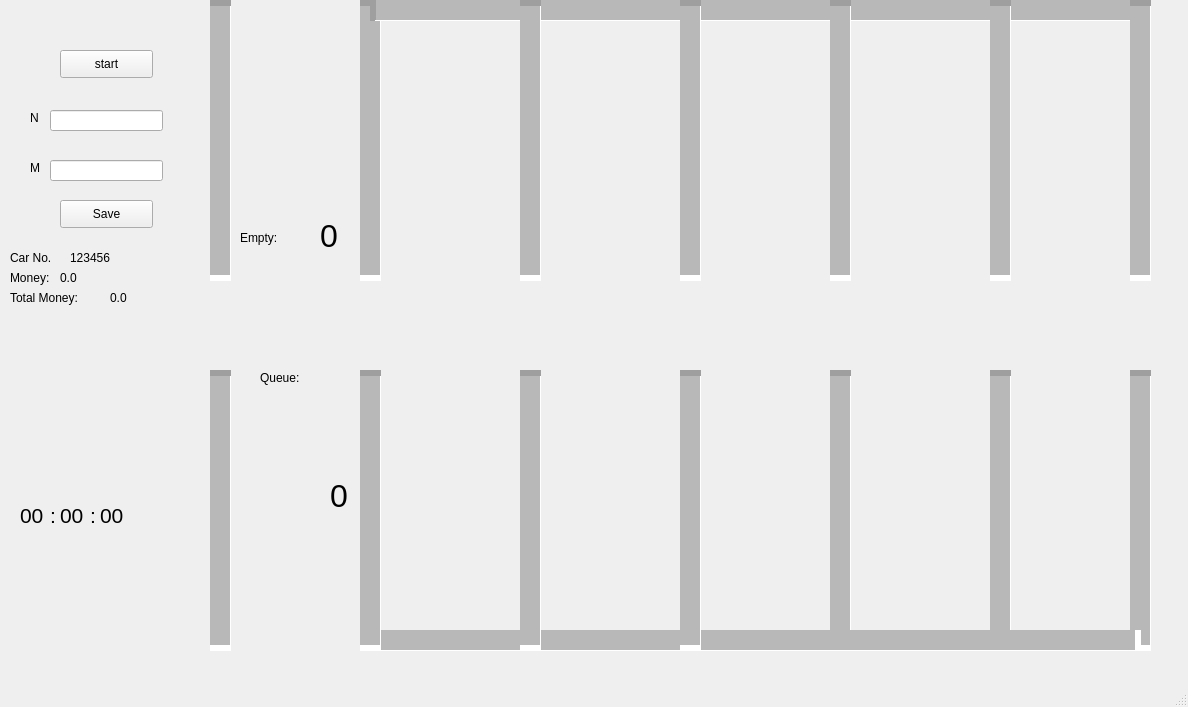
<?xml version="1.0" encoding="UTF-8"?>
<ui version="4.0">
 <class>Park</class>
 <widget class="QMainWindow" name="Park">
  <property name="geometry">
   <rect>
    <x>0</x>
    <y>0</y>
    <width>1188</width>
    <height>707</height>
   </rect>
  </property>
  <property name="windowTitle">
   <string>Park</string>
  </property>
  <widget class="QWidget" name="centralwidget">
   <widget class="Line" name="line">
    <property name="geometry">
     <rect>
      <x>360</x>
      <y>0</y>
      <width>21</width>
      <height>281</height>
     </rect>
    </property>
    <property name="lineWidth">
     <number>6</number>
    </property>
    <property name="midLineWidth">
     <number>20</number>
    </property>
    <property name="orientation">
     <enum>Qt::Vertical</enum>
    </property>
   </widget>
   <widget class="Line" name="line_2">
    <property name="geometry">
     <rect>
      <x>370</x>
      <y>0</y>
      <width>781</width>
      <height>21</height>
     </rect>
    </property>
    <property name="lineWidth">
     <number>6</number>
    </property>
    <property name="midLineWidth">
     <number>20</number>
    </property>
    <property name="orientation">
     <enum>Qt::Horizontal</enum>
    </property>
   </widget>
   <widget class="Line" name="line_3">
    <property name="geometry">
     <rect>
      <x>520</x>
      <y>0</y>
      <width>21</width>
      <height>281</height>
     </rect>
    </property>
    <property name="lineWidth">
     <number>6</number>
    </property>
    <property name="midLineWidth">
     <number>20</number>
    </property>
    <property name="orientation">
     <enum>Qt::Vertical</enum>
    </property>
   </widget>
   <widget class="Line" name="line_4">
    <property name="geometry">
     <rect>
      <x>680</x>
      <y>0</y>
      <width>21</width>
      <height>281</height>
     </rect>
    </property>
    <property name="lineWidth">
     <number>6</number>
    </property>
    <property name="midLineWidth">
     <number>20</number>
    </property>
    <property name="orientation">
     <enum>Qt::Vertical</enum>
    </property>
   </widget>
   <widget class="Line" name="line_5">
    <property name="geometry">
     <rect>
      <x>830</x>
      <y>0</y>
      <width>21</width>
      <height>281</height>
     </rect>
    </property>
    <property name="lineWidth">
     <number>6</number>
    </property>
    <property name="midLineWidth">
     <number>20</number>
    </property>
    <property name="orientation">
     <enum>Qt::Vertical</enum>
    </property>
   </widget>
   <widget class="Line" name="line_6">
    <property name="geometry">
     <rect>
      <x>990</x>
      <y>0</y>
      <width>21</width>
      <height>281</height>
     </rect>
    </property>
    <property name="lineWidth">
     <number>6</number>
    </property>
    <property name="midLineWidth">
     <number>20</number>
    </property>
    <property name="orientation">
     <enum>Qt::Vertical</enum>
    </property>
   </widget>
   <widget class="Line" name="line_7">
    <property name="geometry">
     <rect>
      <x>1130</x>
      <y>0</y>
      <width>21</width>
      <height>281</height>
     </rect>
    </property>
    <property name="lineWidth">
     <number>6</number>
    </property>
    <property name="midLineWidth">
     <number>20</number>
    </property>
    <property name="orientation">
     <enum>Qt::Vertical</enum>
    </property>
   </widget>
   <widget class="Line" name="line_8">
    <property name="geometry">
     <rect>
      <x>990</x>
      <y>370</y>
      <width>21</width>
      <height>281</height>
     </rect>
    </property>
    <property name="lineWidth">
     <number>6</number>
    </property>
    <property name="midLineWidth">
     <number>20</number>
    </property>
    <property name="orientation">
     <enum>Qt::Vertical</enum>
    </property>
   </widget>
   <widget class="Line" name="line_9">
    <property name="geometry">
     <rect>
      <x>830</x>
      <y>370</y>
      <width>21</width>
      <height>281</height>
     </rect>
    </property>
    <property name="lineWidth">
     <number>6</number>
    </property>
    <property name="midLineWidth">
     <number>20</number>
    </property>
    <property name="orientation">
     <enum>Qt::Vertical</enum>
    </property>
   </widget>
   <widget class="Line" name="line_10">
    <property name="geometry">
     <rect>
      <x>1130</x>
      <y>370</y>
      <width>21</width>
      <height>281</height>
     </rect>
    </property>
    <property name="lineWidth">
     <number>6</number>
    </property>
    <property name="midLineWidth">
     <number>20</number>
    </property>
    <property name="orientation">
     <enum>Qt::Vertical</enum>
    </property>
   </widget>
   <widget class="Line" name="line_11">
    <property name="geometry">
     <rect>
      <x>360</x>
      <y>630</y>
      <width>781</width>
      <height>21</height>
     </rect>
    </property>
    <property name="lineWidth">
     <number>6</number>
    </property>
    <property name="midLineWidth">
     <number>20</number>
    </property>
    <property name="orientation">
     <enum>Qt::Horizontal</enum>
    </property>
   </widget>
   <widget class="Line" name="line_12">
    <property name="geometry">
     <rect>
      <x>360</x>
      <y>370</y>
      <width>21</width>
      <height>281</height>
     </rect>
    </property>
    <property name="lineWidth">
     <number>6</number>
    </property>
    <property name="midLineWidth">
     <number>20</number>
    </property>
    <property name="orientation">
     <enum>Qt::Vertical</enum>
    </property>
   </widget>
   <widget class="Line" name="line_13">
    <property name="geometry">
     <rect>
      <x>680</x>
      <y>370</y>
      <width>21</width>
      <height>281</height>
     </rect>
    </property>
    <property name="lineWidth">
     <number>6</number>
    </property>
    <property name="midLineWidth">
     <number>20</number>
    </property>
    <property name="orientation">
     <enum>Qt::Vertical</enum>
    </property>
   </widget>
   <widget class="Line" name="line_14">
    <property name="geometry">
     <rect>
      <x>520</x>
      <y>370</y>
      <width>21</width>
      <height>281</height>
     </rect>
    </property>
    <property name="lineWidth">
     <number>6</number>
    </property>
    <property name="midLineWidth">
     <number>20</number>
    </property>
    <property name="orientation">
     <enum>Qt::Vertical</enum>
    </property>
   </widget>
   <widget class="Line" name="line_15">
    <property name="geometry">
     <rect>
      <x>210</x>
      <y>370</y>
      <width>21</width>
      <height>281</height>
     </rect>
    </property>
    <property name="lineWidth">
     <number>6</number>
    </property>
    <property name="midLineWidth">
     <number>20</number>
    </property>
    <property name="orientation">
     <enum>Qt::Vertical</enum>
    </property>
   </widget>
   <widget class="Line" name="line_16">
    <property name="geometry">
     <rect>
      <x>210</x>
      <y>0</y>
      <width>21</width>
      <height>281</height>
     </rect>
    </property>
    <property name="lineWidth">
     <number>6</number>
    </property>
    <property name="midLineWidth">
     <number>20</number>
    </property>
    <property name="orientation">
     <enum>Qt::Vertical</enum>
    </property>
   </widget>
   <widget class="QLabel" name="car">
    <property name="geometry">
     <rect>
      <x>20</x>
      <y>510</y>
      <width>81</width>
      <height>131</height>
     </rect>
    </property>
    <property name="text">
     <string/>
    </property>
   </widget>
   <widget class="QPushButton" name="pushButton">
    <property name="geometry">
     <rect>
      <x>60</x>
      <y>50</y>
      <width>93</width>
      <height>28</height>
     </rect>
    </property>
    <property name="text">
     <string>start</string>
    </property>
   </widget>
   <widget class="QLineEdit" name="nline">
    <property name="geometry">
     <rect>
      <x>50</x>
      <y>110</y>
      <width>113</width>
      <height>21</height>
     </rect>
    </property>
   </widget>
   <widget class="QLineEdit" name="mline">
    <property name="geometry">
     <rect>
      <x>50</x>
      <y>160</y>
      <width>113</width>
      <height>21</height>
     </rect>
    </property>
   </widget>
   <widget class="QLabel" name="car_2">
    <property name="geometry">
     <rect>
      <x>20</x>
      <y>500</y>
      <width>81</width>
      <height>131</height>
     </rect>
    </property>
    <property name="text">
     <string/>
    </property>
   </widget>
   <widget class="QLabel" name="car_3">
    <property name="geometry">
     <rect>
      <x>20</x>
      <y>490</y>
      <width>81</width>
      <height>131</height>
     </rect>
    </property>
    <property name="text">
     <string/>
    </property>
   </widget>
   <widget class="QLabel" name="car_4">
    <property name="geometry">
     <rect>
      <x>180</x>
      <y>550</y>
      <width>81</width>
      <height>131</height>
     </rect>
    </property>
    <property name="text">
     <string/>
    </property>
   </widget>
   <widget class="QLabel" name="car_5">
    <property name="geometry">
     <rect>
      <x>210</x>
      <y>580</y>
      <width>81</width>
      <height>131</height>
     </rect>
    </property>
    <property name="text">
     <string/>
    </property>
   </widget>
   <widget class="QLabel" name="car_6">
    <property name="geometry">
     <rect>
      <x>260</x>
      <y>610</y>
      <width>81</width>
      <height>131</height>
     </rect>
    </property>
    <property name="text">
     <string/>
    </property>
   </widget>
   <widget class="QLabel" name="car_7">
    <property name="geometry">
     <rect>
      <x>300</x>
      <y>580</y>
      <width>81</width>
      <height>131</height>
     </rect>
    </property>
    <property name="text">
     <string/>
    </property>
   </widget>
   <widget class="QLabel" name="car_8">
    <property name="geometry">
     <rect>
      <x>510</x>
      <y>470</y>
      <width>81</width>
      <height>131</height>
     </rect>
    </property>
    <property name="text">
     <string/>
    </property>
   </widget>
   <widget class="QLabel" name="car_9">
    <property name="geometry">
     <rect>
      <x>560</x>
      <y>360</y>
      <width>81</width>
      <height>131</height>
     </rect>
    </property>
    <property name="text">
     <string/>
    </property>
   </widget>
   <widget class="QLabel" name="car_10">
    <property name="geometry">
     <rect>
      <x>560</x>
      <y>370</y>
      <width>81</width>
      <height>131</height>
     </rect>
    </property>
    <property name="text">
     <string/>
    </property>
   </widget>
   <widget class="QLabel" name="car_11">
    <property name="geometry">
     <rect>
      <x>780</x>
      <y>530</y>
      <width>81</width>
      <height>131</height>
     </rect>
    </property>
    <property name="text">
     <string/>
    </property>
   </widget>
   <widget class="QLabel" name="car_12">
    <property name="geometry">
     <rect>
      <x>780</x>
      <y>530</y>
      <width>81</width>
      <height>131</height>
     </rect>
    </property>
    <property name="text">
     <string/>
    </property>
   </widget>
   <widget class="QLabel" name="car_13">
    <property name="geometry">
     <rect>
      <x>780</x>
      <y>530</y>
      <width>81</width>
      <height>131</height>
     </rect>
    </property>
    <property name="text">
     <string/>
    </property>
   </widget>
   <widget class="QLabel" name="car_14">
    <property name="geometry">
     <rect>
      <x>800</x>
      <y>530</y>
      <width>81</width>
      <height>131</height>
     </rect>
    </property>
    <property name="text">
     <string/>
    </property>
   </widget>
   <widget class="QLabel" name="car_15">
    <property name="geometry">
     <rect>
      <x>500</x>
      <y>480</y>
      <width>81</width>
      <height>131</height>
     </rect>
    </property>
    <property name="text">
     <string/>
    </property>
   </widget>
   <widget class="QLabel" name="label">
    <property name="geometry">
     <rect>
      <x>30</x>
      <y>110</y>
      <width>72</width>
      <height>15</height>
     </rect>
    </property>
    <property name="text">
     <string>N</string>
    </property>
   </widget>
   <widget class="QLabel" name="label_3">
    <property name="geometry">
     <rect>
      <x>30</x>
      <y>160</y>
      <width>72</width>
      <height>15</height>
     </rect>
    </property>
    <property name="text">
     <string>M</string>
    </property>
   </widget>
   <widget class="QLabel" name="label_4">
    <property name="geometry">
     <rect>
      <x>10</x>
      <y>250</y>
      <width>72</width>
      <height>15</height>
     </rect>
    </property>
    <property name="text">
     <string>Car No.</string>
    </property>
   </widget>
   <widget class="QLabel" name="label_5">
    <property name="geometry">
     <rect>
      <x>10</x>
      <y>270</y>
      <width>72</width>
      <height>15</height>
     </rect>
    </property>
    <property name="text">
     <string>Money:</string>
    </property>
   </widget>
   <widget class="QLabel" name="label_6">
    <property name="geometry">
     <rect>
      <x>10</x>
      <y>290</y>
      <width>101</width>
      <height>16</height>
     </rect>
    </property>
    <property name="text">
     <string>Total Money:</string>
    </property>
   </widget>
   <widget class="QLabel" name="tot_label">
    <property name="geometry">
     <rect>
      <x>110</x>
      <y>290</y>
      <width>72</width>
      <height>15</height>
     </rect>
    </property>
    <property name="text">
     <string>0.0</string>
    </property>
   </widget>
   <widget class="QLabel" name="money_label">
    <property name="geometry">
     <rect>
      <x>60</x>
      <y>270</y>
      <width>72</width>
      <height>15</height>
     </rect>
    </property>
    <property name="text">
     <string>0.0</string>
    </property>
   </widget>
   <widget class="QLabel" name="no_label">
    <property name="geometry">
     <rect>
      <x>70</x>
      <y>250</y>
      <width>72</width>
      <height>15</height>
     </rect>
    </property>
    <property name="text">
     <string>123456</string>
    </property>
   </widget>
   <widget class="QLabel" name="label_sec">
    <property name="geometry">
     <rect>
      <x>100</x>
      <y>490</y>
      <width>51</width>
      <height>51</height>
     </rect>
    </property>
    <property name="font">
     <font>
      <family>Arial</family>
      <pointsize>16</pointsize>
     </font>
    </property>
    <property name="text">
     <string>00</string>
    </property>
    <property name="scaledContents">
     <bool>false</bool>
    </property>
   </widget>
   <widget class="QLabel" name="label_min">
    <property name="geometry">
     <rect>
      <x>60</x>
      <y>490</y>
      <width>51</width>
      <height>51</height>
     </rect>
    </property>
    <property name="font">
     <font>
      <family>Arial</family>
      <pointsize>16</pointsize>
     </font>
    </property>
    <property name="text">
     <string>00</string>
    </property>
    <property name="scaledContents">
     <bool>false</bool>
    </property>
   </widget>
   <widget class="QLabel" name="label_hr">
    <property name="geometry">
     <rect>
      <x>20</x>
      <y>490</y>
      <width>51</width>
      <height>51</height>
     </rect>
    </property>
    <property name="font">
     <font>
      <family>Arial</family>
      <pointsize>16</pointsize>
     </font>
    </property>
    <property name="text">
     <string>00</string>
    </property>
    <property name="scaledContents">
     <bool>false</bool>
    </property>
   </widget>
   <widget class="QLabel" name="label_m233">
    <property name="geometry">
     <rect>
      <x>90</x>
      <y>490</y>
      <width>51</width>
      <height>51</height>
     </rect>
    </property>
    <property name="font">
     <font>
      <family>Arial</family>
      <pointsize>16</pointsize>
     </font>
    </property>
    <property name="text">
     <string>:</string>
    </property>
    <property name="scaledContents">
     <bool>false</bool>
    </property>
   </widget>
   <widget class="QLabel" name="label_722">
    <property name="geometry">
     <rect>
      <x>50</x>
      <y>490</y>
      <width>51</width>
      <height>51</height>
     </rect>
    </property>
    <property name="font">
     <font>
      <family>Arial</family>
      <pointsize>16</pointsize>
     </font>
    </property>
    <property name="text">
     <string>:</string>
    </property>
    <property name="scaledContents">
     <bool>false</bool>
    </property>
   </widget>
   <widget class="QLabel" name="label_q">
    <property name="geometry">
     <rect>
      <x>330</x>
      <y>420</y>
      <width>72</width>
      <height>151</height>
     </rect>
    </property>
    <property name="font">
     <font>
      <family>Arial</family>
      <pointsize>24</pointsize>
     </font>
    </property>
    <property name="text">
     <string>0</string>
    </property>
   </widget>
   <widget class="QLabel" name="label_7">
    <property name="geometry">
     <rect>
      <x>260</x>
      <y>370</y>
      <width>72</width>
      <height>15</height>
     </rect>
    </property>
    <property name="text">
     <string>Queue:</string>
    </property>
   </widget>
   <widget class="QPushButton" name="saveButton">
    <property name="geometry">
     <rect>
      <x>60</x>
      <y>200</y>
      <width>93</width>
      <height>28</height>
     </rect>
    </property>
    <property name="text">
     <string>Save</string>
    </property>
   </widget>
   <widget class="QLabel" name="car_q">
    <property name="geometry">
     <rect>
      <x>240</x>
      <y>430</y>
      <width>81</width>
      <height>131</height>
     </rect>
    </property>
    <property name="text">
     <string/>
    </property>
   </widget>
   <widget class="QLabel" name="label_2">
    <property name="geometry">
     <rect>
      <x>240</x>
      <y>230</y>
      <width>72</width>
      <height>15</height>
     </rect>
    </property>
    <property name="text">
     <string>Empty:</string>
    </property>
   </widget>
   <widget class="QLabel" name="label_empty">
    <property name="geometry">
     <rect>
      <x>320</x>
      <y>160</y>
      <width>72</width>
      <height>151</height>
     </rect>
    </property>
    <property name="font">
     <font>
      <family>Arial</family>
      <pointsize>24</pointsize>
     </font>
    </property>
    <property name="text">
     <string>0</string>
    </property>
   </widget>
  </widget>
  <widget class="QMenuBar" name="menubar">
   <property name="geometry">
    <rect>
     <x>0</x>
     <y>0</y>
     <width>1188</width>
     <height>26</height>
    </rect>
   </property>
  </widget>
  <widget class="QStatusBar" name="statusbar"/>
 </widget>
 <resources/>
 <connections/>
</ui>
